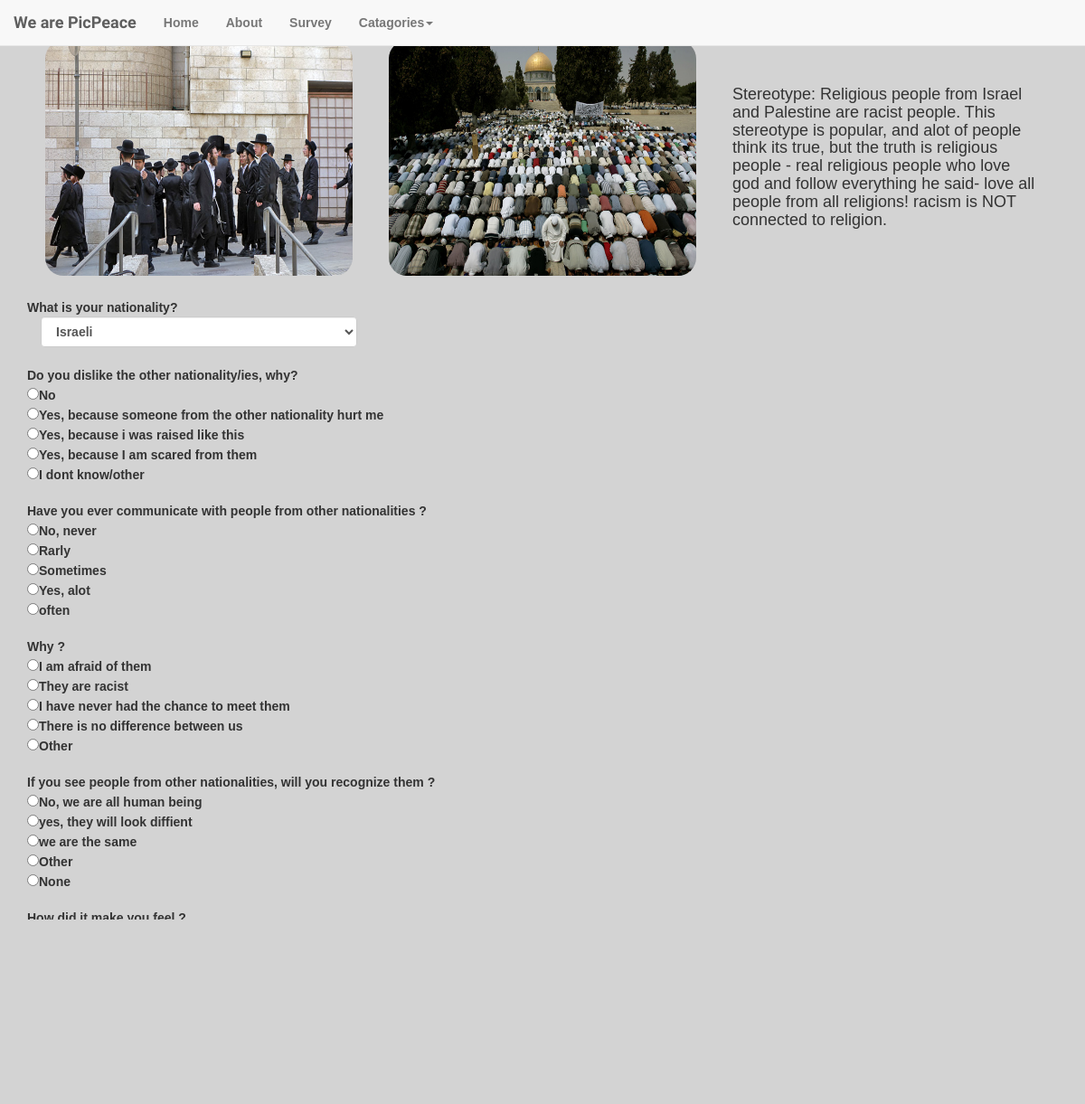
The page /education/pictures/9 on the database its author committed.
### database_setup.py (models this page shows)
class Picture(Base):
    __tablename__ = 'picture'
    id = Column(Integer, primary_key=True)
    path = Column(String)
    category = Column(String)
    cover = Column(Boolean)
    discription=Column(String)

class Question(Base):
    __tablename__ = 'question'
    id = Column(Integer, primary_key=True)
    text = Column(String(15))
    a1 = Column(String(30))
    a2 = Column(String(60))
    a3 = Column(String(30))
    a4 = Column(String(30))
    a5 = Column(String(30))

### web_app.py (the view)
@app.route('/<string:category_name>/pictures/<int:pic_id>')
def pictures(category_name,pic_id):
    or_condition = or_(Pair.pic1_id==pic_id, Pair.pic2_id==pic_id)
    pair=session.query(Pair).filter(or_condition).first()
    pic1=session.query(Picture).filter_by(id=pair.pic1_id).first()
    pic2=session.query(Picture).filter_by(id=pair.pic2_id).first()
    questions=session.query(Question).all()
    return render_template('picture.html', pair_id=pair.id, pic1=pic1,pic2=pic2, questions=questions, pair_discription=pic1.discription)

### templates/picture.html (shortened to what this page needs)
<!DOCTYPE html>
<html>
<head>
  <link rel="stylesheet" href="http://maxcdn.bootstrapcdn.com/bootstrap/3.3.6/css/bootstrap.min.css">
  <link rel="stylesheet" type="text/css" href="{{ url_for('static', filename='styles.css') }}">
</head>
<body>
       <nav class="navbar navbar-default navbar-fixed-top">
        <div class="container-fluid">
          <div class="navbar-header">
            <a class="navbar-brand" href="#">We are PicPeace</a>
          </div>
          <div id="navbar" class="navbar-collapse collapse">
            <ul class="nav navbar-nav">
              <li><a href="{{ url_for('main_page') }}">Home</a></li>
              <li><a href="{{ url_for('aboutus') }}">About</a></li>
              <li><a href="{{ url_for('survey') }}">Survey</a></li>
              <li class="dropdown">
                <a href="#" class="dropdown-toggle" data-toggle="dropdown" role="button" aria-haspopup="true" aria-expanded="false">Catagories<span class="caret"></span></a>
              </li>
            </ul>
          </div>
        </div>
      </nav>
<br><br>
<div class="container">
<div class="container-fluid">
<div class="row">
  <div class="col-sm-6 col-md-4">
    <div class="thumbnail transparent">
      <img src="{{url_for ('static' , filename=pic1.path)}}" class="web_app_img">
    </div>
  </div>
  <div class="col-sm-6 col-md-4">
    <div class="thumbnail transparent">
      <img src="{{url_for ('static' , filename=pic2.path)}}" class="web_app_img">
    </div>
  </div>
  <div class="col-sm-6 col-md-4">
    <div class="thumbnail transparent" style="font-size:200%">
    <br>
      <h4>{{pair_discription}}</h4>
    </div>
  </div>
  </div>
</div>
<form action="{{url_for('submit_answers', pair_id=pair_id)}}" method="Post">
What is your nationality?<br>
            <div class="form-group">
  <div class="col-md-4">
    <select id="selectbasic" name="nationality" class="form-control">
      <option value="Israeli">Israeli</option>
    </select>
  </div>
</div>
<br><br>
{%for q in questions%}
{{q.text}}
<br><input type="radio" name="{{q.id}}" value="a1">{{q.a1}}<br>
<input type="radio" name="{{q.id}}" value="a2">{{q.a2}}<br>
<input type="radio" name="{{q.id}}" value="a3">{{q.a3}}<br>
<input type="radio" name="{{q.id}}" value="a4">{{q.a4}}<br>
<input type="radio" name="{{q.id}}" value="a5">{{q.a5}}<br><br>
{%endfor%}
<br>
<input type="submit" name="submit">
</form>
</div>
<br>
</body>
</html>

### static/styles.css (style rules this page uses)
body, html { font-family: 'Ubuntu', sans-serif; font-weight: bold; background: url("http://www.pixeden.com/media/k2/galleries/165/001-subtle-light-pattern-background-texture-vol5.jpg") no-repeat fixed center; background-size:cover; height: 100%; background-repeat: no-repeat; background-color: #d3d3d3; padding-top: 0px; }
.transparent { background-color: transparent; border-color: transparent; }
.thumbnail > .web_app_img { width: 500px; height:260px; border-radius: 20px; }
.navbar-brand { font-family: 'Shadows Into Light Two', cursive; }

### rows shown on the page
Picture: path (picture), discription "Stereotype: Religious people from Israel and Palestine are racist people. This stereotype is popular, and alot of people think its true, but the truth is religious people - real religious people who love god and follow everything he said- love all people from all religions! racism is NOT connected to religion."
Picture: path (picture)
Question: text "Do you dislike the other nationality/ies, why?", a1 "No", a2 "Yes, because someone from the other nationality hurt me", a3 "Yes, because i was raised like this", a4 "Yes, because I am scared from them", a5 "I dont know/other"
Question: text "Have you ever communicate with people from other nationalities ?", a1 "No, never", a2 "Rarly", a3 "Sometimes", a4 "Yes, alot", a5 "often"
Question: text "Why ?", a1 "I am afraid of them", a2 "They are racist", a3 "I have never had the chance to meet them", a4 "There is no difference between us", a5 "Other"
Question: text "If you see people from other nationalities, will you recognize them ?", a1 "No, we are all human being", a2 "yes, they will look diffient", a3 "we are the same", a4 "Other", a5 "None"
Question: text "How did it make you feel ?"
